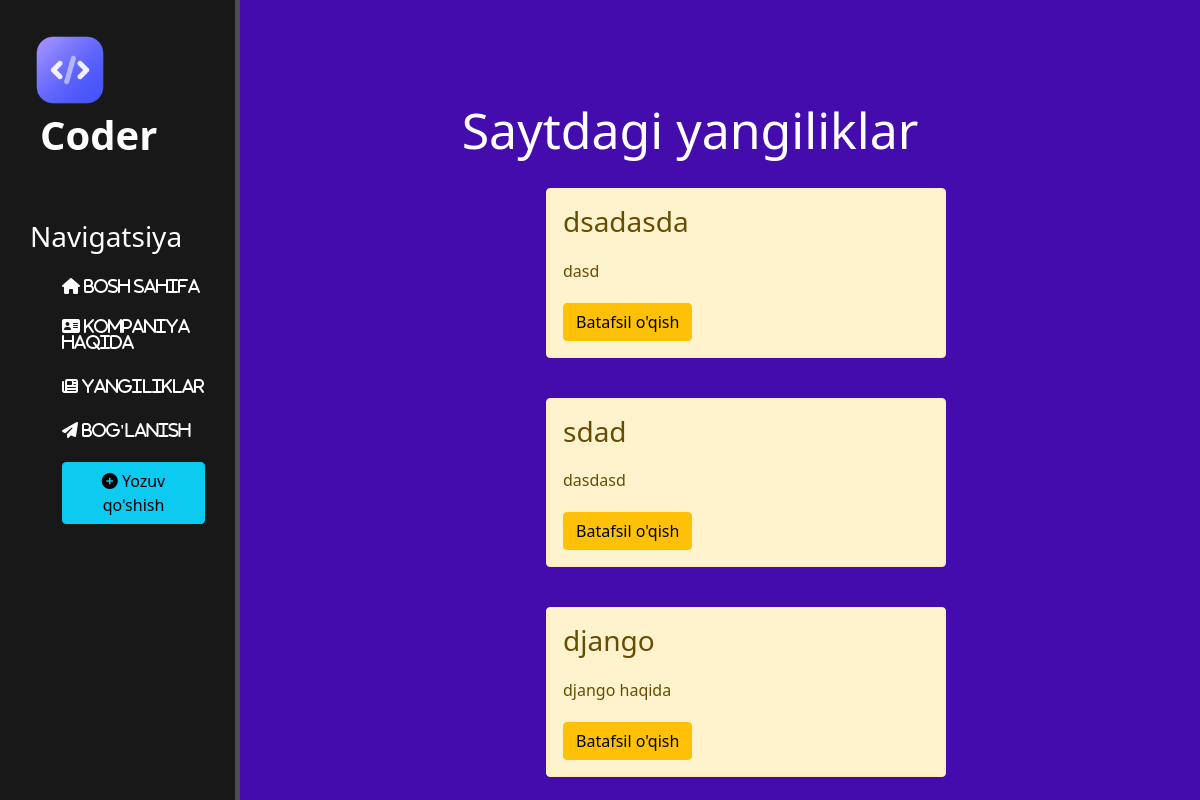
Before: /news/ with the older database file.
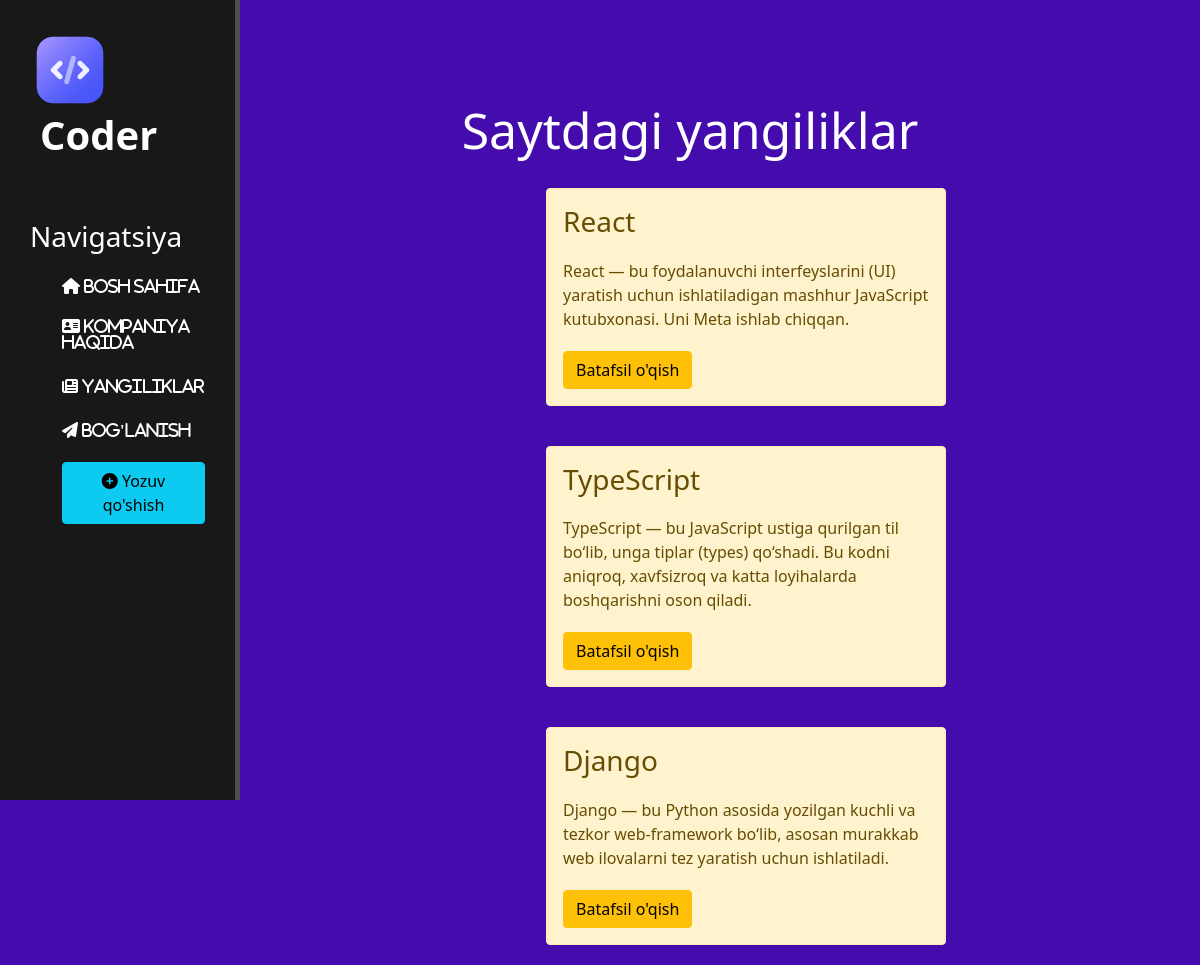
After: the same page with the newer database file.
### news/models.py (models this page shows, shortened)
class News(models.Model):
    title = models.CharField('Nomi', max_length=255)
    anons = models.CharField('Anons', max_length=255)
    full_text = models.TextField('Maqola')
    date = models.DateTimeField('Nashr etilgan sana')
    class Meta:
        verbose_name = 'Yangilik'
        verbose_name_plural = 'Yangiliklar'

### news/views.py (the view)
# urls.py: path('', views.news_home, name='news_home'),
def news_home(request):
    news = News.objects.order_by('-date')
    return render(request, 'news/news_home.html', {'news': news})

### news/templates/news/news_home.html (shortened to what this page needs)
{% extends 'main/layout.html'%}
{% block content%}
<div class="features">
    <h1> Saytdagi yangiliklar </h1>
    {% if news %}
    {% for el in news %}
        <div class="alert alert-warning">
            <h3>{{el.title}}</h3>
            <p>{{el.anons}}</p>
            <a href="{% url 'news_detail' el.id %}" class="btn btn-warning">Batafsil o'qish</a>
        </div>
    {% endfor %}
    {% else %}
        <p>Yangilik yo'q</p>
    {% endif %}
</div>
{% endblock %}

Changed rows visible on the page:
changed News: title "dsadasda" → "React"; anons "dasd" → "React — bu foydalanuvchi interfeyslarini (UI) yaratish uchun ishlatiladigan mashhur JavaScript kutubxonasi. Uni Meta ishlab chiqqan."
changed News: title "sdad" → "TypeScript"; anons "dasdasd" → "TypeScript — bu JavaScript ustiga qurilgan til bo‘lib, unga tiplar (types) qo‘shadi. Bu kodni aniqroq, xavfsizroq va katta loyihalarda boshqarishni oson qiladi."
changed News: title "django" → "Django"; anons "django haqida" → "Django — bu Python asosida yozilgan kuchli va tezkor web-framework bo‘lib, asosan murakkab web ilovalarni tez yaratish uchun ishlatiladi."
